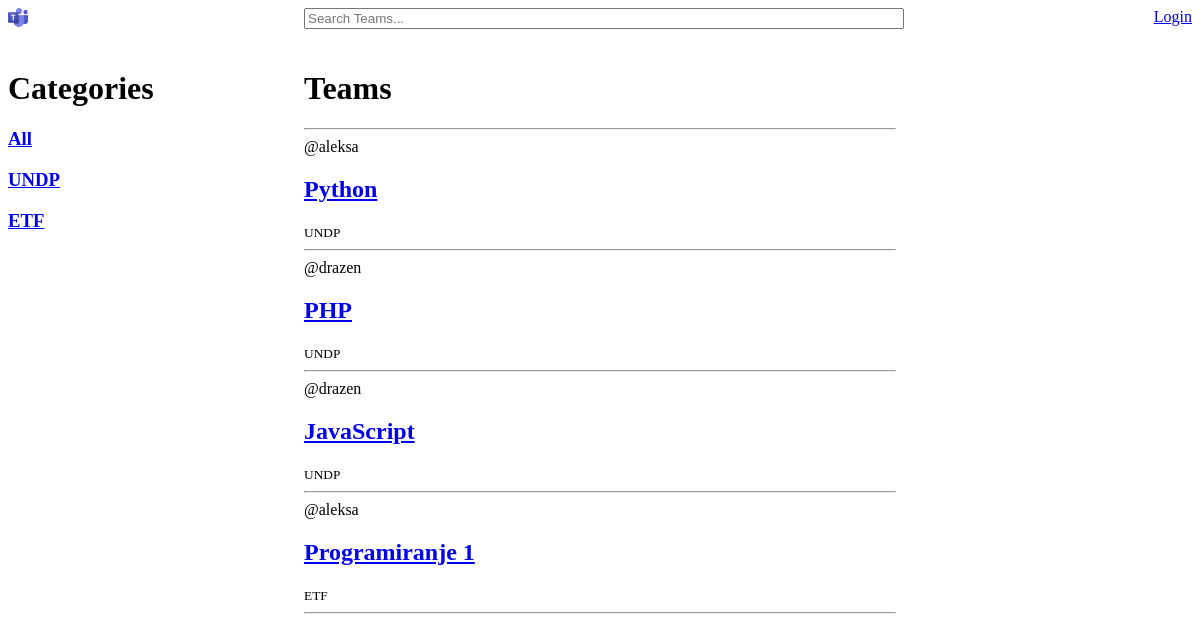
The page / on the database its author committed.
### base/models.py (models this page shows, shortened)
class Category(models.Model):
    name = models.CharField(max_length=100)

class Team(models.Model):
    user = models.ForeignKey(User, on_delete=models.CASCADE, null=True)
    category = models.ForeignKey(Category, on_delete=models.CASCADE, null=True)
    name = models.CharField(max_length=100)
    description = models.TextField(null=True, blank=True)
    updated = models.DateTimeField(auto_now=True)
    created = models.DateTimeField(auto_now_add=True)

### base/views.py (the view)
# urls.py: path('', views.home, name='home'),
def home(request):
    q = request.GET.get('q')
    if q:
        q = '%'+ q + '%'
        teams = Team.objects.raw('SELECT * FROM base_team T, base_category C WHERE (T.name LIKE %s OR T.description LIKE %s OR C.name LIKE %s) AND T.category_id = C.id ' ,[q, q, q])
    else:
        teams = Team.objects.raw('SELECT * FROM base_team')
    categories = Category.objects.raw('SELECT * FROM base_category')
    context = {'teams': teams, 'categories': categories}
    return render(request, 'home.html', context)

### base/templates/home.html (shortened to what this page needs)
{% extends 'base.html' %}
{% block content %}
<div class="container">
    <div>
        <h1>Categories</h1>
        <div>
            <h3><a href="{% url 'home' %}">All</a></h3>
            {% for category in categories %}
                <h3><a href="{% url 'home' %}?q={{category.name}}">{{category.name}}</a></h3>
            {% endfor %}
        </div>
    </div>
    <div>
        <h1>Teams</h1>
        <hr>
        <div>
            {% for team in teams %}
                <span>@{{team.user}}</span>
                <h2><a href="{% url 'team' team.id %}">{{team.name}}</a></h2>
                <small>{{team.category.name}}</small>
                <hr>
            {% endfor %}
        </div>
    </div>
    <div></div>
</div>
{% endblock %}

### templates/base.html (shortened to what this page needs)
<!DOCTYPE html>
{% load static %}
<html>
    <head>
        <link rel="stylesheet" type="text/css" href="{% static 'styles/base.css' %}">
    </head>
    <body>
        {% include 'navbar.html' %}
        {% block content %}{% endblock %}
    </body>
</html>

### templates/navbar.html
{% load static %}
<div class="container">
    <div>
        <a href="{% url 'home' %}">
            <img src="{% static 'images/logo.png' %}" width="20px">
        </a>
    </div>
    <div>
        <form method="GET" action="{% url 'home' %}">
            <input type="text" name="q" placeholder="Search Teams..." id="search">
        </form>
    </div>
    <div class="login">
        {% if request.user.is_authenticated %}
        {{request.user.username}} <a href="{% url 'logout' %}">Logout</a>
        {% else %}
        <a href="{% url 'login' %}">Login</a>
        {% endif %}
    </div>
</div>
<br>

### static/styles/base.css (style rules this page uses)
.container { display: grid; grid-template-columns: 1fr 2fr 1fr; }
#search { width: 100%; }
.login { text-align: right; }

### rows shown on the page
Category: name "UNDP"
Category: name "ETF"
Team: user "aleksa", name "Python", category.name "UNDP"
Team: user "drazen", name "PHP", category.name "UNDP"
Team: user "drazen", name "JavaScript", category.name "UNDP"
Team: user "aleksa", name "Programiranje 1", category.name "ETF"
